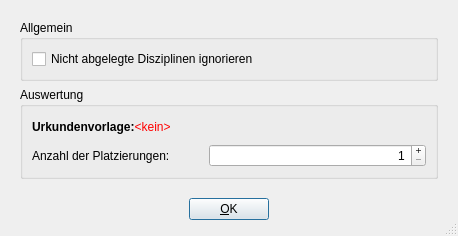
<?xml version="1.0" encoding="UTF-8"?>
<ui version="4.0">
 <class>Dialog</class>
 <widget class="QDialog" name="Dialog">
  <property name="geometry">
   <rect>
    <x>0</x>
    <y>0</y>
    <width>458</width>
    <height>230</height>
   </rect>
  </property>
  <property name="windowTitle">
   <string>Einstellungen</string>
  </property>
  <property name="sizeGripEnabled">
   <bool>true</bool>
  </property>
  <layout class="QGridLayout" name="gridLayout">
   <item row="1" column="0" colspan="2">
    <layout class="QHBoxLayout">
     <property name="spacing">
      <number>6</number>
     </property>
     <property name="leftMargin">
      <number>0</number>
     </property>
     <property name="topMargin">
      <number>0</number>
     </property>
     <property name="rightMargin">
      <number>0</number>
     </property>
     <property name="bottomMargin">
      <number>0</number>
     </property>
     <item>
      <spacer>
       <property name="orientation">
        <enum>Qt::Horizontal</enum>
       </property>
       <property name="sizeHint" stdset="0">
        <size>
         <width>71</width>
         <height>31</height>
        </size>
       </property>
      </spacer>
     </item>
     <item>
      <widget class="QPushButton" name="okButton">
       <property name="text">
        <string>&amp;OK</string>
       </property>
      </widget>
     </item>
     <item>
      <spacer>
       <property name="orientation">
        <enum>Qt::Horizontal</enum>
       </property>
       <property name="sizeHint" stdset="0">
        <size>
         <width>40</width>
         <height>20</height>
        </size>
       </property>
      </spacer>
     </item>
    </layout>
   </item>
   <item row="0" column="0" colspan="2">
    <widget class="QWidget" name="widget" native="true">
     <property name="sizePolicy">
      <sizepolicy hsizetype="Expanding" vsizetype="MinimumExpanding">
       <horstretch>0</horstretch>
       <verstretch>0</verstretch>
      </sizepolicy>
     </property>
     <layout class="QGridLayout" name="gridLayout_2">
      <item row="1" column="0" colspan="2">
       <widget class="QGroupBox" name="groupBox_3">
        <property name="title">
         <string>Auswertung</string>
        </property>
        <layout class="QGridLayout" name="gridLayout_5">
         <item row="0" column="2">
          <widget class="QPushButton" name="templateBtn">
           <property name="sizePolicy">
            <sizepolicy hsizetype="Fixed" vsizetype="Fixed">
             <horstretch>0</horstretch>
             <verstretch>0</verstretch>
            </sizepolicy>
           </property>
           <property name="text">
            <string/>
           </property>
           <property name="icon">
            <iconset resource="../oxyicons.qrc">
             <normaloff>:/menu_icons_16/open</normaloff>:/menu_icons_16/open</iconset>
           </property>
           <property name="flat">
            <bool>true</bool>
           </property>
          </widget>
         </item>
         <item row="1" column="0">
          <widget class="QLabel" name="label">
           <property name="text">
            <string>Anzahl der Platzierungen:</string>
           </property>
          </widget>
         </item>
         <item row="0" column="0" colspan="2">
          <widget class="QLabel" name="templateLbl">
           <property name="sizePolicy">
            <sizepolicy hsizetype="Preferred" vsizetype="Preferred">
             <horstretch>0</horstretch>
             <verstretch>0</verstretch>
            </sizepolicy>
           </property>
           <property name="text">
            <string>&lt;html&gt;&lt;head/&gt;&lt;body&gt;&lt;p&gt;&lt;span style=&quot; font-weight:600;&quot;&gt;Urkundenvorlage:&lt;/span&gt;&lt;span style=&quot; font-family:'monospace'; color:#ff0000;&quot;&gt;&amp;lt;kein&amp;gt;&lt;/span&gt;&lt;/p&gt;&lt;/body&gt;&lt;/html&gt;</string>
           </property>
          </widget>
         </item>
         <item row="1" column="1" colspan="2">
          <widget class="QSpinBox" name="placeCount">
           <property name="minimumSize">
            <size>
             <width>0</width>
             <height>20</height>
            </size>
           </property>
           <property name="alignment">
            <set>Qt::AlignRight|Qt::AlignTrailing|Qt::AlignVCenter</set>
           </property>
           <property name="buttonSymbols">
            <enum>QAbstractSpinBox::PlusMinus</enum>
           </property>
           <property name="minimum">
            <number>1</number>
           </property>
          </widget>
         </item>
        </layout>
       </widget>
      </item>
      <item row="0" column="0" colspan="2">
       <widget class="QGroupBox" name="groupBox">
        <property name="title">
         <string>Allgemein</string>
        </property>
        <layout class="QGridLayout" name="gridLayout_3">
         <item row="0" column="0">
          <widget class="QCheckBox" name="ignoreNonPart">
           <property name="text">
            <string>Nicht abgelegte Disziplinen ignorieren</string>
           </property>
          </widget>
         </item>
        </layout>
       </widget>
      </item>
     </layout>
    </widget>
   </item>
  </layout>
 </widget>
 <resources>
  <include location="../oxyicons.qrc"/>
 </resources>
 <connections>
  <connection>
   <sender>okButton</sender>
   <signal>clicked()</signal>
   <receiver>Dialog</receiver>
   <slot>accept()</slot>
   <hints>
    <hint type="sourcelabel">
     <x>278</x>
     <y>253</y>
    </hint>
    <hint type="destinationlabel">
     <x>96</x>
     <y>254</y>
    </hint>
   </hints>
  </connection>
 </connections>
</ui>
